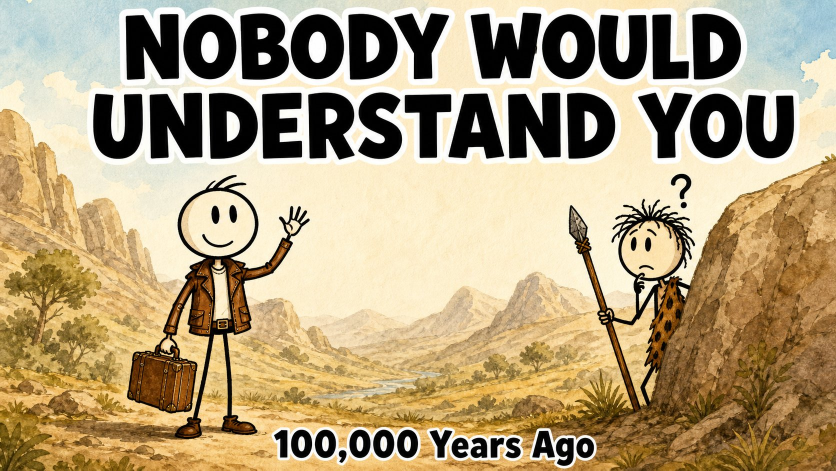
#> input picture thumbnail_yt.jpg, 1672 x 941 px (shown at 1/2 size)
$ python contact_sheet.py --images-dir ..
#> lines starting #> are read from the running program, lines starting #| are printed output that depends on the picture
"""Tile generated images into one labeled comparison sheet for quick judging."""
from __future__ import annotations

import argparse
import glob
import os

from PIL import Image, ImageDraw


def main() -> None:
    p = argparse.ArgumentParser(description="labeled contact sheet of generated images")
    p.add_argument("--images-dir", required=True)
    p.add_argument("--out", default="comparison.jpg")
    p.add_argument("--cols", type=int, default=3)
    p.add_argument("--thumb", type=int, default=640, help="thumbnail width in px")
    args = p.parse_args()

    files = sorted(
        glob.glob(os.path.join(args.images_dir, "*.png"))
        + glob.glob(os.path.join(args.images_dir, "*.jpg"))
    )
    if not files:
        raise SystemExit(f"no images in {args.images_dir}")

    cols = max(1, min(args.cols, len(files)))
    rows = (len(files) + cols - 1) // cols
    tw = args.thumb
    th = int(tw * 9 / 16)
    label_h = 26
    sheet = Image.new("RGB", (cols * tw, rows * (th + label_h)), "white")
#> sheet: PIL image 640x386 RGB; every value is 255
    draw = ImageDraw.Draw(sheet)

    for i, f in enumerate(files):
        im = Image.open(f).convert("RGB")
#> im is the input picture: PIL image 1672x941 RGB; mean R, G, B 176.9, 158.5, 123.9
        im.thumbnail((tw, th))
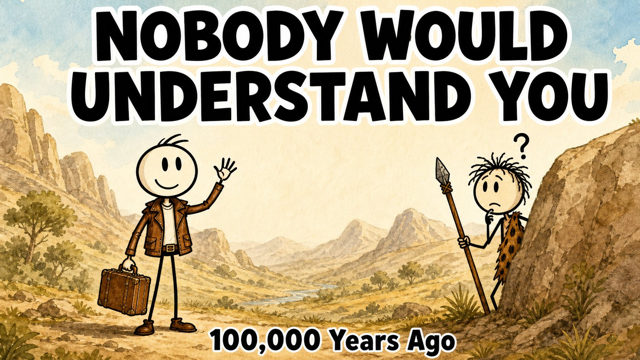
#> im: PIL image 640x360 RGB; mean R, G, B 176.9, 158.5, 124
        x = (i % cols) * tw
        y = (i // cols) * (th + label_h)
        sheet.paste(im, (x, y))
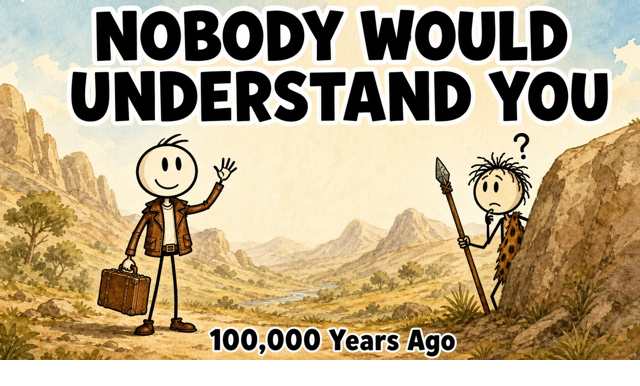
#> sheet: PIL image 640x386 RGB; mean R, G, B 182.1, 165, 132.8
        draw.text((x + 6, y + th + 5), os.path.basename(f), fill="black")

    sheet.save(args.out, quality=88)
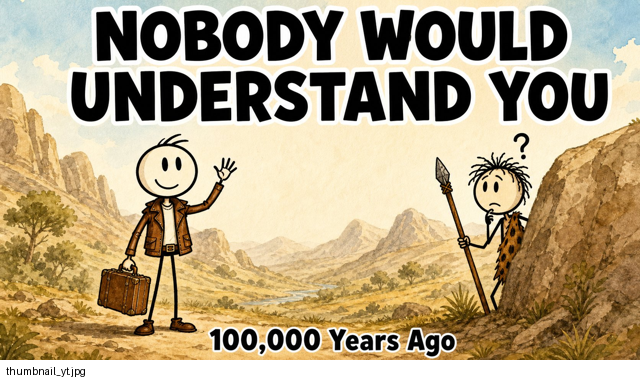
#> saved as comparison.jpg: PIL image 640x386 RGB; mean R, G, B 181.9, 164.9, 132.6
    print(f"[sheet] {len(files)} images -> {args.out}")


if __name__ == "__main__":
    main()

$ run again, on examples/apoc_day1_video/thumbnail.jpg
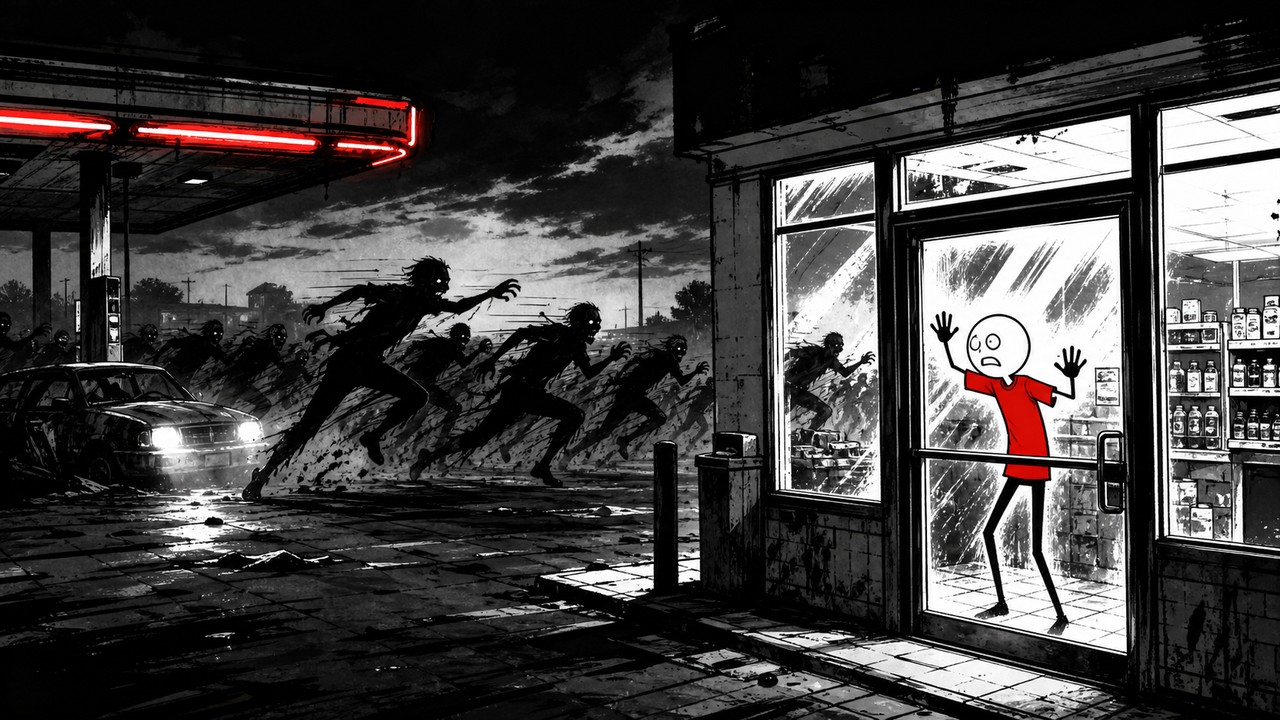
#> input picture examples/apoc_day1_video/thumbnail.jpg, 1280 x 720 px
#> in main, im is the input picture: PIL image 1280x720 RGB; mean R, G, B 64.5, 62.3, 62.2
#> in main, `im.thumbnail((tw, th))`:
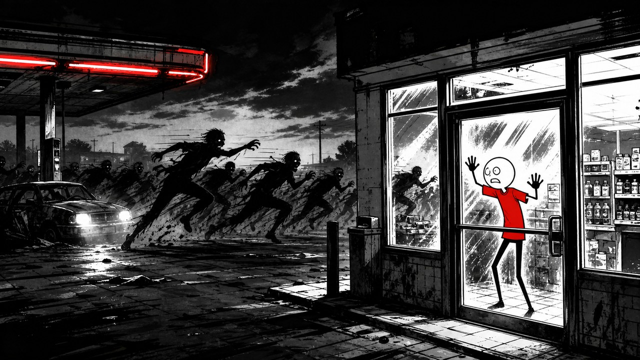
#> im: PIL image 640x360 RGB; mean R, G, B 64.6, 62.3, 62.2
#> in main, `sheet.save(args.out, quality=88)`:
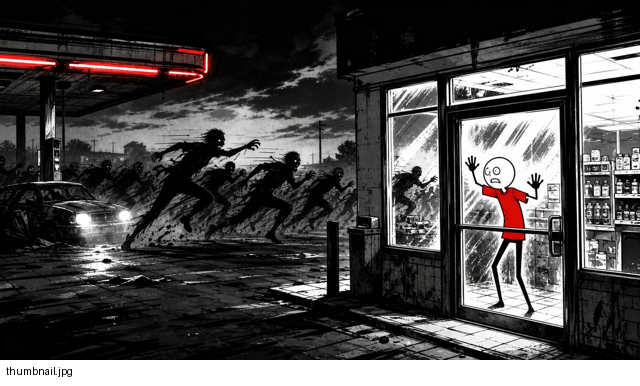
#> saved as comparison.jpg: PIL image 640x386 RGB; mean R, G, B 77.2, 75.1, 75

$ run again, on examples/napoleon_complex_video/thumbnail.jpg
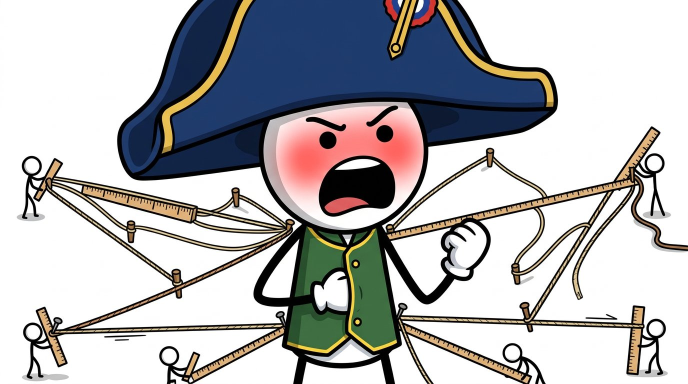
#> input picture examples/napoleon_complex_video/thumbnail.jpg, 1376 x 768 px (shown at 1/2 size)
#> in main, im is the input picture: PIL image 1376x768 RGB; mean R, G, B 180.5, 180.1, 182.1
#> in main, `im.thumbnail((tw, th))`:
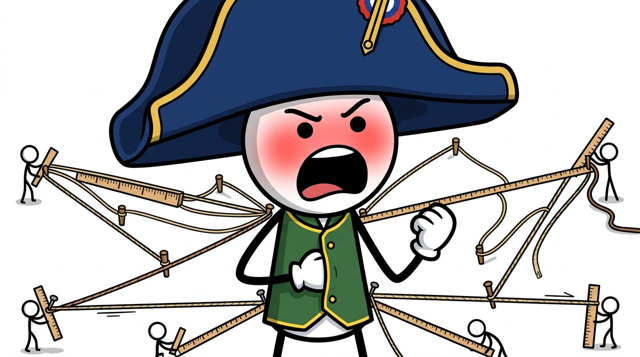
#> im: PIL image 640x357 RGB; mean R, G, B 180.5, 180.1, 182.2
#> in main, `sheet.save(args.out, quality=88)`:
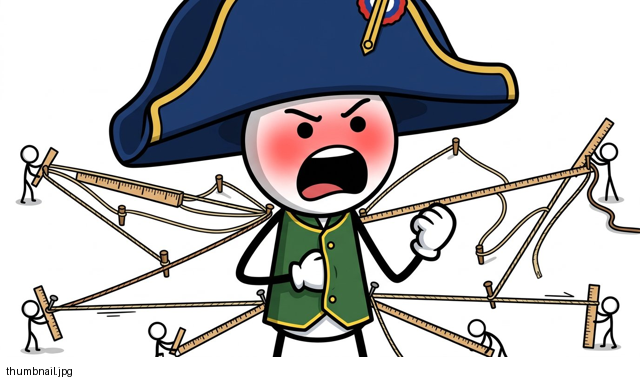
#> saved as comparison.jpg: PIL image 640x386 RGB; mean R, G, B 185.9, 185.5, 187.5
